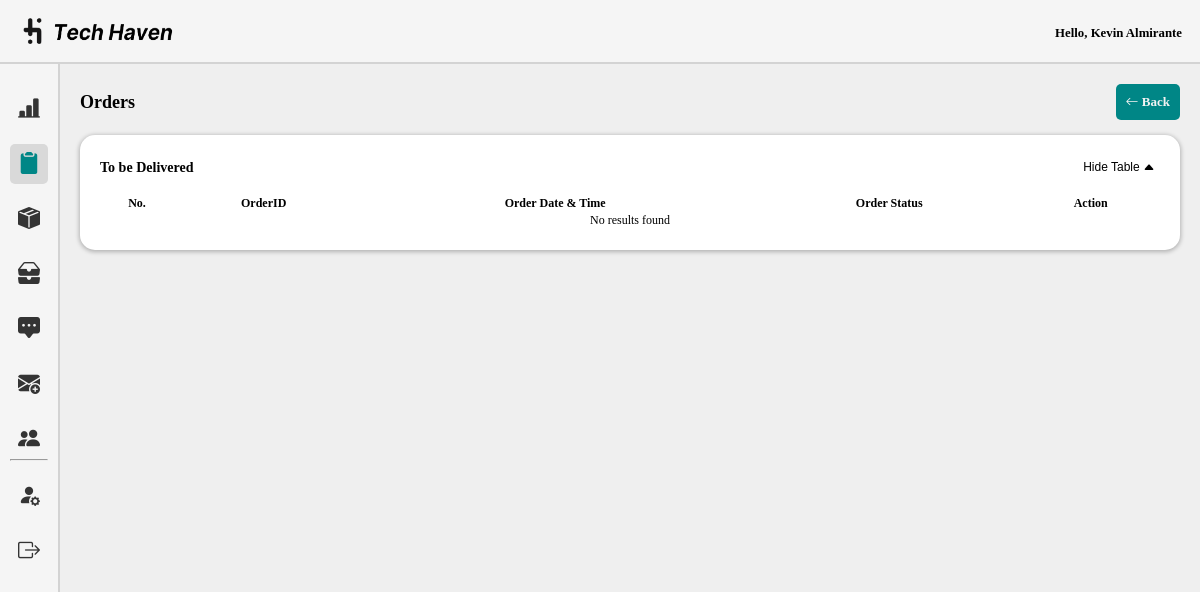
Before: /admin/delivery.php (signed in) with the older database file.
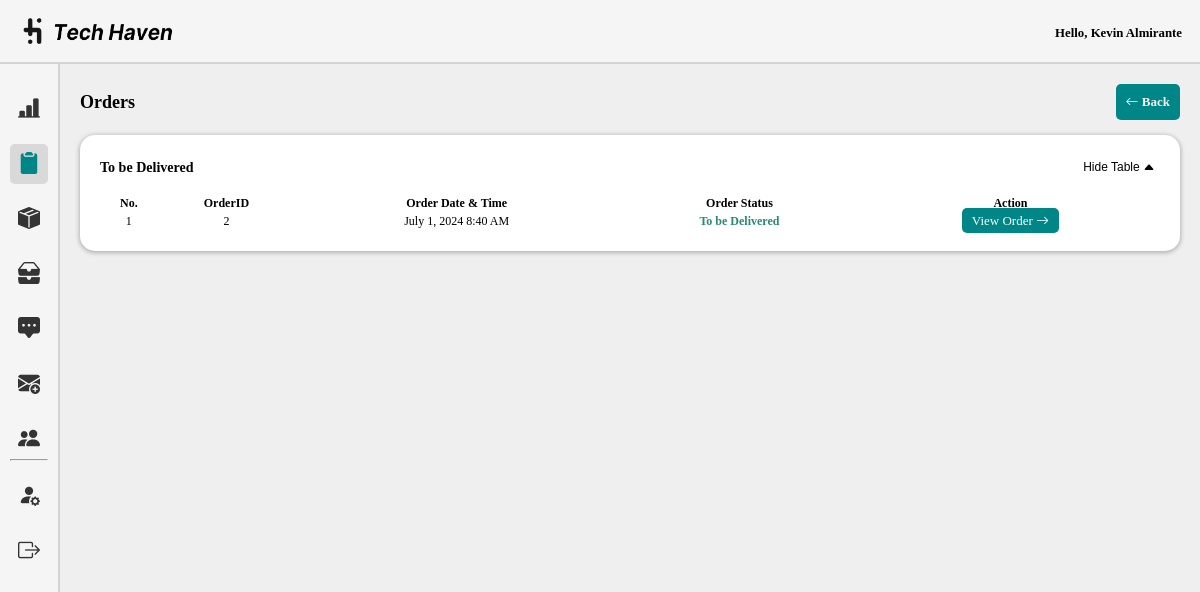
After: the same page with the newer database file.
### tables this page shows
CREATE TABLE `orders_prod` (
  `orderID` int(50) NOT NULL,
  `customerID` int(50) NOT NULL,
  `items` text NOT NULL,
  `shipID` int(50) NOT NULL,
  `payment` varchar(250) NOT NULL,
  `order_date` timestamp NOT NULL DEFAULT current_timestamp(),
  `status` varchar(100) NOT NULL,
  `total_amount` int(250) NOT NULL
);

### admin/delivery.php (the view, shortened to what the changed rows need)
<!DOCTYPE html>
<html lang="en">
<head>
    <link rel="stylesheet" href="css/dashboard.css">
    <link rel="stylesheet" href="../assets/font/inter.css">
    <link rel="stylesheet" href="../node_modules/bootstrap-icons/font/bootstrap-icons.css">
    <link rel="stylesheet" type="text/css" href="https://cdn.datatables.net/1.10.25/css/jquery.dataTables.css">
</head>
<body>
    <section class="container">
    <div class="dashboard-content">
        <div class="heading-container">
            <h1>Orders</h1>
        </div><br>
        <div class="wrapper-dashboard" style="margin-bottom:20px;">
            <br>
            <div id="recentTable" style="display: block;">
                <table id="example" class="display" style="width:100%">
                    <thead>
                        <tr>
                            <th>No.</th>
                            <th>OrderID</th>
                            <th>Order Date & Time</th>
                            <th>Order Status</th>
                            <th>Action</th>
                        </tr>
                    </thead>
                    <tbody>
                        <?php
                        $servername = "localhost";
                        $username = "root";
                        $password = "";
                        $dbname = "th_db";
                        $conn = new mysqli($servername, $username, $password, $dbname);
                        $sql = "SELECT orderID, order_date, status FROM orders_prod where status='delivery'";
                        $result = $conn->query($sql);
                        if ($result->num_rows > 0) {
                            $counter = 1;
                            while ($row = $result->fetch_assoc()) {
                                echo "<tr>";
                                echo "<td>" . $counter . "</td>";
                                echo "<td>" . $row["orderID"] . "</td>";
                                echo "<td>";
                                $dateTime = new DateTime($row["order_date"]);
                                $formattedDate = $dateTime->format('F j, Y g:i A');
                                echo $formattedDate;
                                echo "</td>";
                                if ($row["status"] == "delivery") {
                                    echo "<td style='color:#288a72; font-weight:bold;'>To be Delivered</td>";
                                } else {
                                    echo "<td>" . $row["status"] . "</td>";
                                }
                                echo "<td>";
                                echo "<a href='#' onclick=\"openWindow('view_order3.php?id=" . $row["orderID"] . "')\" title='View Order' style='background:#008686; color:white; border-radius:5px; padding:5px 10px;font-size:13px; text-decoration:none;'>
                                    <span style='font-size:13px;'>View Order</span>
                                    <i class='bi bi-arrow-right'></i>
                                </a>";
                                echo "</td>";
                                echo "</tr>";
                                $counter++;
                            }
                        } else {
                            echo "<tr><td colspan='9'>No results found</td></tr>";
                        }
                        ?>
                    </tbody>
                </table>
            </div>
        </div>
    </div>
    </section>
</body>
</html>

Changed rows visible on the page:
added orders_prod: orderID "2", order_date "July 1, 2024 8:40 AM", status "To be Delivered"
Other visible differences:
text no longer shown: "No results found"
